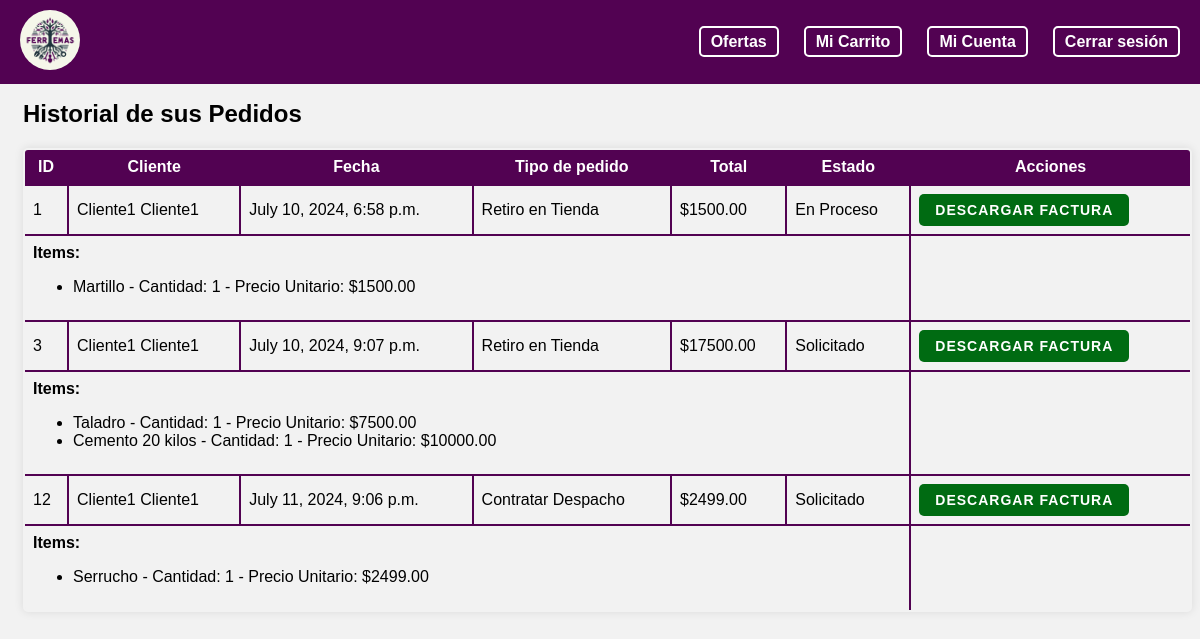
Page /cli_pedidos/ (signed in) on the committed database.
### myapp/models.py (models this page shows, shortened)
class Pedido(models.Model):
    ESTADO_CHOICES = [
        ('Solicitado', 'Solicitado'),
        ('En Proceso', 'En Proceso'),
        ('Listo para retiro', 'Listo para retiro'),
        ('Enviado', 'Enviado'),
        ('Completado', 'Completado'),
        ('Cancelado', 'Cancelado'),
    ]
    TIPO_CHOICES = [
        ('Retiro en Tienda', 'Retiro en Tienda'),
        ('Contratar Despacho', 'Contratar Despacho'),
    ]
    ped_id = models.AutoField(primary_key=True)
    cliente = models.ForeignKey(Cliente, on_delete=models.CASCADE)
    fecha = models.DateTimeField(auto_now_add=True)
    total = models.DecimalField(max_digits=10, decimal_places=2)
    tipo = models.CharField(max_length=20, choices=TIPO_CHOICES, default='Retiro en Tienda')
    estado = models.CharField(max_length=20, choices=ESTADO_CHOICES, default='Solicitado')

class Cliente(models.Model):
    cli_id = models.AutoField(primary_key=True)
    cli_rut= models.CharField(max_length=12, null=False, unique=True)
    cli_name = models.CharField(max_length=15, null=False)
    cli_lastname = models.CharField(max_length=20, null=False)
    cli_password = models.CharField(max_length=20, null=False)
    cli_mail = models.EmailField(null=False)
    cli_fono = models.IntegerField(null=False)
    direccion = models.CharField(max_length=255, null=True, blank=True)
    rol = models.ForeignKey(Rol, on_delete=models.CASCADE)
    def __str__(self):
        return self.rol.rol_id + ' - ' + self.cli_name +' '+ self.cli_lastname

class PedidoItem(models.Model):
    pedido = models.ForeignKey(Pedido, related_name='items', on_delete=models.CASCADE)
    producto = models.ForeignKey(Inventario, on_delete=models.CASCADE)
    cantidad = models.PositiveIntegerField()
    precio = models.DecimalField(max_digits=10, decimal_places=2)

class Inventario(models.Model):
    prod_id = models.AutoField(primary_key=True)
    prod_nom = models.CharField(max_length=50)
    prod_marca = models.CharField(max_length=25)
    prod_prec= models.IntegerField()
    prod_img = models.ImageField(upload_to=path_and_rename, null=True, blank=True)
    catProd_nom = models.ForeignKey(CategoriaProducto, on_delete=models.CASCADE)
    inv_cantTotal = models.IntegerField(default=0)

### myapp/views.py (the view)
# urls.py: path('cli_pedidos/', views.cli_pedidos, name='cli_pedidos'),
def cli_pedidos(request):
    user_id = request.session.get('user_id')
    if not user_id:
        return redirect('home')
    try:
        cliente = Cliente.objects.get(cli_id=request.session['user_id'])
        print("Cliente ID from session:", request.session.get('user_id'))
        print("Cliente Profile for current user:", cliente)
    except Cliente.DoesNotExist:
        return JsonResponse({'error': 'Cliente no encontrado'})
    pedidos = Pedido.objects.filter(cliente=cliente.cli_id)
    return render(request, 'cliente/cli_pedidos.html', {'cliente': cliente, 'pedidos': pedidos})

### myapp/templates/cliente/cli_pedidos.html (shortened to what this page needs)
{% load static %}
<!DOCTYPE html>
<html lang="en">
<head>
    <link rel="stylesheet" href="{% static '/styles/nav.css' %}" />
    <link rel="stylesheet" href="{% static '/styles/cliente/cli_pedidos.css' %}" />
</head>
<body>
    <header>
        <nav>
            <div class="navbar">
            <div class="logo">
                <a href="/cli_home">
                <img src="{% static '/logo/LogoFerremas.png' %}" alt="Logo" />
                </a>
            </div>
            <div class="nav-items">
                <ul>
                <li><a href="#" id="ofertas-link"> Ofertas</a></li>
                <li><a href="/cli_carrito" id="carrito-link"> Mi Carrito</a></li>
                <li><a href="{% url 'cli_cuenta' cliente.cli_id %}" id="cuenta-link"> Mi Cuenta</a></li>
                <li><a href="/"> Cerrar sesión</a></li>
                </ul>
            </div>
            </div>
        </nav>
    </header>
    <div class="content" id="text1" style="margin-top: 100px; margin-left: 15px; font-family: Arial, sans-serif">
        <h2> Historial de sus Pedidos</h2>
        <div class="table-container">
            <table class="table">
                <thead>
                    <tr>
                        <th>ID</th>
                        <th>Cliente</th>
                        <th>Fecha</th>
                        <th>Tipo de pedido</th>
                        <th>Total</th>
                        <th>Estado</th>
                        <th>Acciones</th>
                    </tr>
                </thead>
                <tbody>
                    {% for pedido in pedidos %}
                    <tr>
                        <td>{{ pedido.ped_id }}</td>
                        <td>{{ pedido.cliente.cli_name }} {{ pedido.cliente.cli_lastname }}</td>
                        <td>{{ pedido.fecha }}</td>
                        <td>{{ pedido.tipo }}</td>
                        <td>${{ pedido.total }}</td>
                        <td>{{ pedido.estado }}</td>
                        <td class="acciones-column">
                            <a href="{% url 'generar_factura' pedido.ped_id %}" class="btn btn-download" target="_blank">Descargar Factura</a>
                        </td>
                    </tr>
                    <tr>
                        <td colspan="6" class="items">
                            <strong>Items:</strong>
                            <ul>
                                {% for item in pedido.items.all %}
                                <li>{{ item.producto.prod_nom }} - Cantidad: {{ item.cantidad }} - Precio Unitario: ${{ item.precio }}</li>
                                {% endfor %}
                            </ul>
                        </td>
                    </tr>
                    {% empty %}
                    <tr>
                        <td colspan="6">No hay pedidos registrados.</td>
                    </tr>
                    {% endfor %}
                </tbody>
            </table>
        </div>
    </div>
</body>
</html>

### myapp/static/styles/nav.css (style rules this page uses)
body { font-family: Arial, sans-serif; background-color: #f2f2f2; }
.navbar { position: fixed; top: 0; left: 0; width: 100%; background-color: rgb(82, 2, 82); font-family: "Arial", sans-serif; padding: 10px 20px; display: flex; justify-content: space-between; align-items: center; z-index: 1000; color: #fff; }
.logo img { width: 60px; border-radius: 50%; object-fit: cover; transition: transform 0.5s; }
.navbar .nav-items ul li a { color: white; text-decoration: none; font-size: 16px; padding: 5px 10px; border: 2px solid white; border-radius: 5px; transition: background-color 0.3s, color 0.3s; }
.nav-items ul { list-style: none; display: flex; padding-right: 15px; }
.nav-items ul li { margin-right: 25px; }
.nav-items a { text-decoration: none; color: #fff; font-weight: bold; }

### myapp/static/styles/cliente/cli_pedidos.css (style rules this page uses)
.table { width: 100%; border-collapse: collapse; border: 2px solid rgb(82, 2, 82); border-radius: 5px; overflow: hidden; box-shadow: 0 0 10px rgba(0, 0, 0, 0.1); }
.table th, .table td { border: 2px solid rgb(82, 2, 82); padding: 8px; }
.table thead tr { background-color: rgb(82, 2, 82); color: #fff; }
.table tbody tr:nth-child(even) { background-color: #f2f2f2; }
.btn-download { display: inline-block; text-align: center; margin: 0 auto; background-color: #006b12; color: #fff; padding: 8px 16px; border: none; border-radius: 5px; cursor: pointer; transition: background-color 0.3s ease, color 0.3s ease; font-size: 14px; font-weight: bold; text-transform: uppercase; letter-spacing: 1px; text-decoration: none; }

### rows in the picture
Pedido: ped_id "1", cliente.cli_name "Cliente1", cliente.cli_lastname "Cliente1", fecha "July 10, 2024, 6:58 p.m.", tipo "Retiro en Tienda", total "1500.00", estado "En Proceso"
PedidoItem: producto.prod_nom "Martillo", cantidad "1", precio "1500.00"
Pedido: ped_id "3", cliente.cli_name "Cliente1", cliente.cli_lastname "Cliente1", fecha "July 10, 2024, 9:07 p.m.", tipo "Retiro en Tienda", total "17500.00", estado "Solicitado"
PedidoItem: producto.prod_nom "Taladro", cantidad "1", precio "7500.00"
PedidoItem: producto.prod_nom "Cemento 20 kilos", cantidad "1", precio "10000.00"
Pedido: ped_id "12", cliente.cli_name "Cliente1", cliente.cli_lastname "Cliente1", fecha "July 11, 2024, 9:06 p.m.", tipo "Contratar Despacho", total "2499.00", estado "Solicitado"
PedidoItem: producto.prod_nom "Serrucho", cantidad "1", precio "2499.00"
